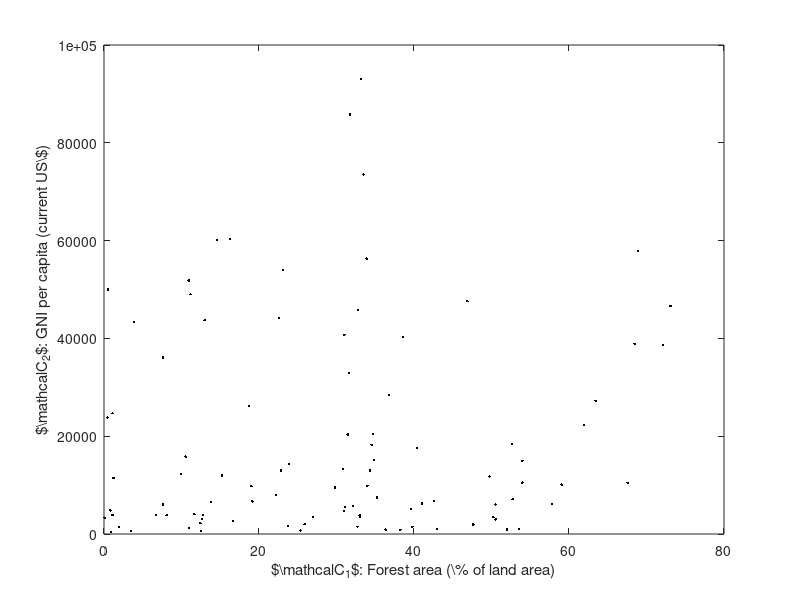
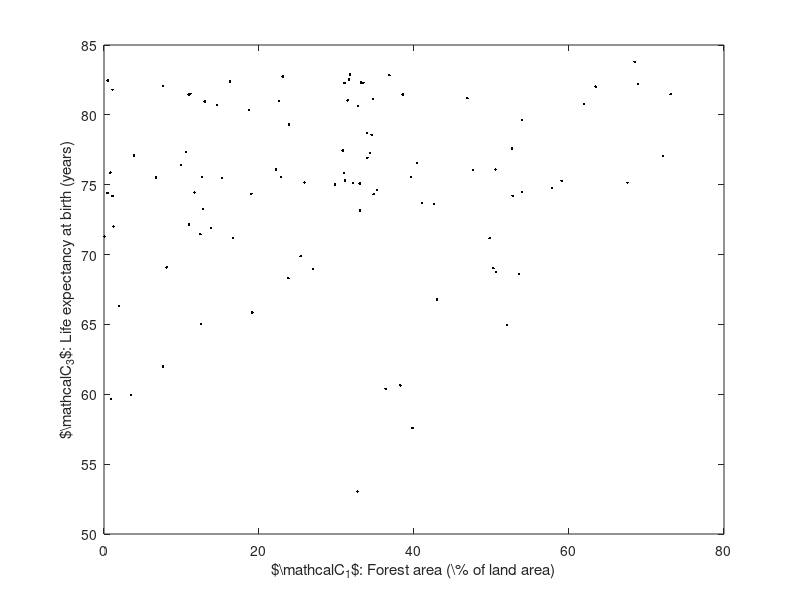
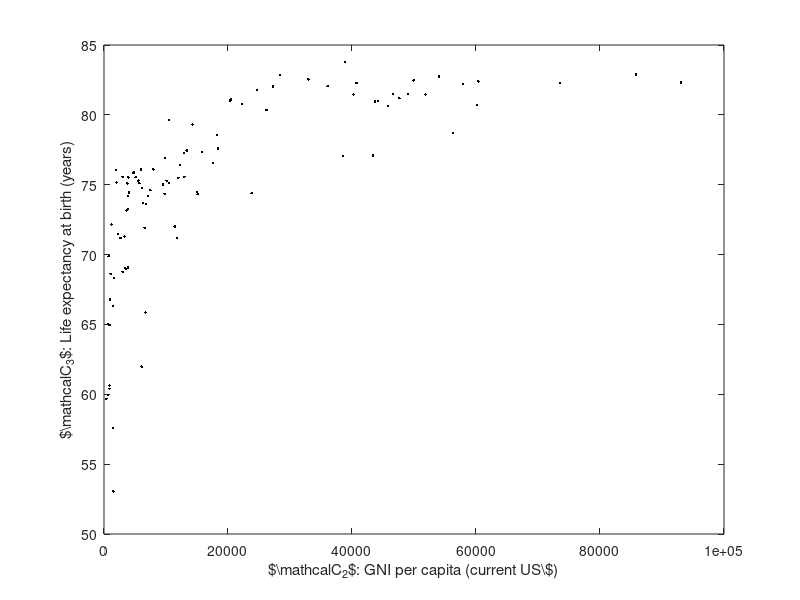

Write the MATLAB code that produced these figures, in order. (Note: this script raises an error after producing the figures.)
%% Experiment with real data
% Use JADE as ICA technique

clear all; close all; clc;

%% Load data
load data_real_paper.mat;

%% Paramenters
[Nalt, Ncrit] = size(data_mix); % # of alternatives and # of criteria
weights = ones(1,size(data_mix,2))*(1/size(data_mix,2)); % Equal weights
% data_mix = (data_mix - repmat(min(data_mix),Nalt,1))./(repmat(max(data_mix),Nalt,1)-repmat(min(data_mix),Nalt,1));

%% Data visualization
figure; plot(data_mix(:,1), data_mix(:,2),'.k'); xlabel('$\mathcal{C}_1$: Forest area (\% of land area)'); ylabel('$\mathcal{C}_2$: GNI per capita (current US\$)');
figure; plot(data_mix(:,1), data_mix(:,3),'.k'); xlabel('$\mathcal{C}_1$: Forest area (\% of land area)'); ylabel('$\mathcal{C}_3$: Life expectancy at birth (years)');
figure; plot(data_mix(:,2), data_mix(:,3),'.k'); xlabel('$\mathcal{C}_2$: GNI per capita (current US\$)'); ylabel('$\mathcal{C}_3$: Life expectancy at birth (years)');

%% Data characteristics
MaxMin = [max(data_mix); min(data_mix)]; % Maximum and minimum value in the observed criteria
data_corr = corr(data_mix); % Correlation coefficient among the observed criteria

%% TOPSIS in mixed data
[simEM,orderEM,~,~,~] = func_topsis_euclidean1(Nalt,data_mix,weights);

%% ICA and ICA-TOPSIS in independent data
B = jadeR(data_mix',Ncrit);
data_jade = B*data_mix';
data_jade = data_jade';
[data_jade_adj,matrix_mixing_jade] = func_bss_correct(Nalt,Ncrit,inv(B),data_jade);
[simEI_j,orderEI_j,~,~,~] = func_topsis_euclidean1(Nalt,data_jade_adj,weights);

%% TOPSIS-M in mixed data
[simMM,orderMM,~,~,~] = func_topsis_mahalanobis1(Nalt,data_mix,weights);

%% ICA-TOPSIS-M in mixed data
pis_jade = max(data_jade_adj);
nis_jade = min(data_jade_adj);
pis_jade_transf = (matrix_mixing_jade*pis_jade')';
nis_jade_transf = (matrix_mixing_jade*nis_jade')';
[simMM_ica_jade,orderMM_ica_jade,~,~,~] = func_topsis_mahalanobis_ica1(Nalt,data_mix,weights,pis_jade_transf,nis_jade_transf);

%% Monotonicity verification
vm_EM = verify_monotonicity(data_mix,simEM);
vm_MM = verify_monotonicity(data_mix,simMM);
vm_EI_j = verify_monotonicity(data_mix,simEI_j);
vm_MM_ica_jade = verify_monotonicity(data_mix,simMM_ica_jade);

%% Correlation coefficient and Kendall tau between the approaches
matr_coef = (1/2)*eye(4);
matr_coef(1,2) = corr(simEM,simMM); matr_coef(1,3) = corr(simEM,simEI_j); matr_coef(1,4) = corr(simEM,simMM_ica_jade);
matr_coef(2,3) = corr(simMM,simEI_j); matr_coef(2,4) = corr(simMM,simMM_ica_jade);
matr_coef(3,4) = corr(simEI_j,simMM_ica_jade);
matr_coef = matr_coef + matr_coef';

matr_kend = (1/2)*eye(4);
matr_kend(1,2) = corr(orderEM,orderMM,'type','Kendall'); matr_kend(1,3) = corr(orderEM,orderEI_j,'type','Kendall'); matr_kend(1,4) = corr(orderEM,orderMM_ica_jade,'type','Kendall');
matr_kend(2,3) = corr(orderMM,orderEI_j,'type','Kendall'); matr_kend(2,4) = corr(orderMM,orderMM_ica_jade,'type','Kendall');
matr_kend(3,4) = corr(orderEI_j,orderMM_ica_jade,'type','Kendall');
matr_kend = matr_kend + matr_kend';

%% Comparison between the rankings (first 10 alternatives)
% Table columns: Alternatives - Evaluations(C1-C2-C3) - Positions(Em-MM-EI_j-MM_ica_jade)
table(:,1) = sort(unique([orderEM(1:10); orderMM(1:10); orderEI_j(1:10); orderMM_ica_jade(1:10)])); % Alternatives
table(:,2:4) = data_mix(table(:,1),:); % Evaluations(C1-C2-C3)
for ii=1:16
    table(ii,5) = find(orderEM==table(ii,1));
    table(ii,6) = find(orderMM==table(ii,1));
    table(ii,7) = find(orderEI_j==table(ii,1));
    table(ii,8) = find(orderMM_ica_jade==table(ii,1));
end
    